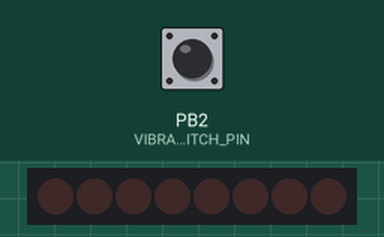
Simulated run of this program. Board: ATtiny85, built with avr-gcc and run on an emulated ATtiny85. Parts: 8 shift-register outputs drawn as a row of LEDs (first output left, lit = HIGH). Wiring (inferred from the names in the program): shift register (74HC595): data PB3; shift clock PB1; latch PB0. Wiring (inferred from the signals the program sends): row of LEDs: on Q0, Q1, Q2, Q3, Q4, Q5, Q6, Q7. The test bench sets the inputs (shaded band); at power-on: PB2 (VIBRATION_SWITCH_PIN) HIGH. Sleep ends after the set time or at an interrupt; random numbers use the default seed unless the program sets one.

Above: at 1.2 s.
1.3 s: PB2 (VIBRATION_SWITCH_PIN) pulled LOW for 1 s
At 1.52 s:
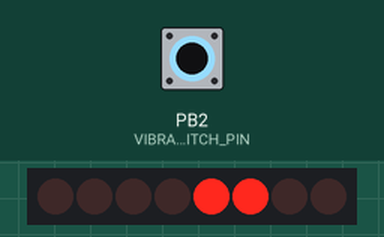
At 2.52 s:
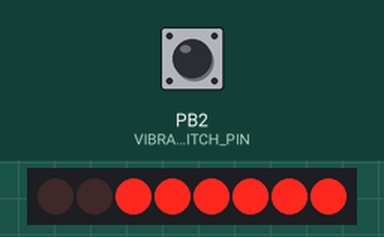
3.9 s: PB2 (VIBRATION_SWITCH_PIN) pulled LOW for 3.2 s
At 4.12 s:
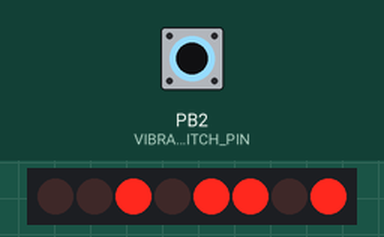
Timing chart, 0 to 8.9 s (numbered marks = the images above; inputs shaded):
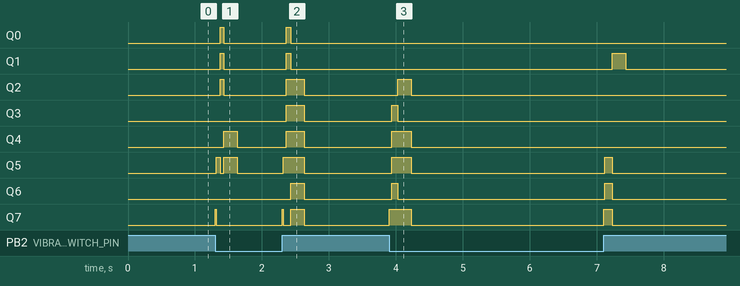

The program:

main.cpp
```cpp
// (licence header left out)
//***********************************************************************************
//
// Description:
//    This project operates an electronic dice that produces random numbers when shaken.
//    LEDs light up to show the dice roll.
//
//    This Project demonstrates the use of C language synthax and direct register manipulation
//    on the ATtiny13A microcontroller.
//
//***********************************************************************************

#include <Arduino.h>
#include <avr/sleep.h>
#include <avr/interrupt.h>

/**************************************************************************************************************************************************************/
////CONSTANTS & VARIABLES
/**************************************************************************************************************************************************************/

#define SHIFT_REG_DATA_PIN  (3)
#define SHIFT_REG_LATCH_PIN (0)
#define SHIFT_REG_CLOCK_PIN (1)

#define VIBRATION_SWITCH_PIN (2)

#define DICE_MAX_SIDE_NB    (6)

uint8_t diceSides[DICE_MAX_SIDE_NB] = {
  0B1000000,
  0B0001100,
  0B1001100,
  0B0101101,
  0B1101101,
  0B0111111
};

ISR(PCINT0_vect)
{
}

void updateShiftRegister(uint8_t regValue)
{
  PORTB &= ~(1 << SHIFT_REG_LATCH_PIN);

  // Shift out: bit bang the register value from data pin with a clock cycle on each bit
  for (uint8_t i = 0; i < 8; i++)
  {
    digitalWrite(SHIFT_REG_DATA_PIN, !!(regValue & (1 << i)));
    // Bit bang a clock cycle
    PORTB |= (1 << SHIFT_REG_CLOCK_PIN);
    PORTB &= ~(1 << SHIFT_REG_CLOCK_PIN);
  }
  PORTB |= (1 << SHIFT_REG_LATCH_PIN);
}


void diceRoll()
{
  uint8_t registerValue = 0;
  uint8_t i = 0;

  for (; i <= DICE_MAX_SIDE_NB; i++)
  {
    registerValue = 1 << i;
    updateShiftRegister(registerValue);
    delay(8);
  }

  for (; i != 0; i--)
  {
    registerValue = 1 << i;
    updateShiftRegister(registerValue);
    delay(10);
  }

  // int rollValue = analogRead(RANDOM_SEED_ANALOG_INPUT);

  int rollValue = rand() % DICE_MAX_SIDE_NB;

  registerValue = diceSides[rollValue];

  updateShiftRegister(registerValue);
  delay(200);
}

/**************************************************************************************************************************************************************/
////INITIALIZATION
/**************************************************************************************************************************************************************/


void setup()
{
  // Set Shift register GPIOs as outputs
  DDRB |= 1 << SHIFT_REG_CLOCK_PIN;
  DDRB |= 1 << SHIFT_REG_LATCH_PIN;
  DDRB |= 1 << SHIFT_REG_DATA_PIN;

  // Set vibration switch GPIO as input with pullup enabled
  DDRB &= ~(1 << VIBRATION_SWITCH_PIN);
  PORTB |= (1 << VIBRATION_SWITCH_PIN);

  // Enable interrupts, enable input state change interrupt on GPIO 2
  GIMSK |= (1 << PCIE);
  PCMSK |= _BV(PCINT2);
  sei();

  ADCSRA &= ~_BV(ADEN); // Turn ADC off, saves ~230uA (flip that bit to turn it back on)

  updateShiftRegister(0);

  // sleep setup

  set_sleep_mode(SLEEP_MODE_PWR_DOWN);
}

/**************************************************************************************************************************************************************/
////LOOP
/**************************************************************************************************************************************************************/

void loop()
{
  // Set outputs to low
  PORTB &= ~(1 << SHIFT_REG_CLOCK_PIN);
  PORTB &= ~(1 << SHIFT_REG_LATCH_PIN);
  PORTB &= ~(1 << SHIFT_REG_DATA_PIN);

  sleep_enable();
  sleep_cpu();


  diceRoll();

  updateShiftRegister(0);

}
```

Measured:
- after the input at 1.3 s, Q0, Q1: alternates HIGH for 0.06 s and LOW for 0.93 s, starting after 0.08 s
- after the input at 3.9 s, Q1: LOW → HIGH after 3.3 s, → LOW 0.20 s later; Q2: LOW → HIGH after 0.13 s, → LOW 0.20 s later; Q3: LOW → HIGH at once, → LOW 0.09 s later; Q4: LOW → HIGH at once, → LOW 0.29 s later; Q5: LOW → HIGH at once, → LOW 0.29 s later, → HIGH 2.9 s later, → LOW 0.11 s later
